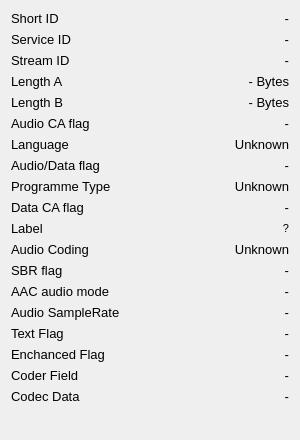
<?xml version="1.0" encoding="UTF-8"?>
<ui version="4.0">
 <class>StationInfo</class>
 <widget class="QWidget" name="StationInfo">
  <property name="geometry">
   <rect>
    <x>0</x>
    <y>0</y>
    <width>300</width>
    <height>440</height>
   </rect>
  </property>
  <property name="sizePolicy">
   <sizepolicy hsizetype="Fixed" vsizetype="Fixed">
    <horstretch>0</horstretch>
    <verstretch>0</verstretch>
   </sizepolicy>
  </property>
  <property name="minimumSize">
   <size>
    <width>300</width>
    <height>440</height>
   </size>
  </property>
  <property name="maximumSize">
   <size>
    <width>300</width>
    <height>500</height>
   </size>
  </property>
  <property name="windowTitle">
   <string>Station ??</string>
  </property>
  <layout class="QFormLayout" name="formLayout">
   <item row="0" column="0">
    <widget class="QLabel" name="label_33">
     <property name="font">
      <font>
       <pointsize>10</pointsize>
      </font>
     </property>
     <property name="text">
      <string>Short ID</string>
     </property>
    </widget>
   </item>
   <item row="0" column="1">
    <widget class="QLabel" name="label_short_id">
     <property name="font">
      <font>
       <pointsize>10</pointsize>
      </font>
     </property>
     <property name="text">
      <string>-</string>
     </property>
     <property name="alignment">
      <set>Qt::AlignRight|Qt::AlignTrailing|Qt::AlignVCenter</set>
     </property>
    </widget>
   </item>
   <item row="1" column="0">
    <widget class="QLabel" name="label_38">
     <property name="font">
      <font>
       <pointsize>10</pointsize>
      </font>
     </property>
     <property name="text">
      <string>Service ID</string>
     </property>
    </widget>
   </item>
   <item row="1" column="1">
    <widget class="QLabel" name="label_service_id">
     <property name="font">
      <font>
       <pointsize>10</pointsize>
      </font>
     </property>
     <property name="text">
      <string>-</string>
     </property>
     <property name="alignment">
      <set>Qt::AlignRight|Qt::AlignTrailing|Qt::AlignVCenter</set>
     </property>
    </widget>
   </item>
   <item row="2" column="0">
    <widget class="QLabel" name="label_52">
     <property name="font">
      <font>
       <pointsize>10</pointsize>
      </font>
     </property>
     <property name="text">
      <string>Stream ID</string>
     </property>
    </widget>
   </item>
   <item row="2" column="1">
    <widget class="QLabel" name="label_stream_id">
     <property name="font">
      <font>
       <pointsize>10</pointsize>
      </font>
     </property>
     <property name="text">
      <string>-</string>
     </property>
     <property name="alignment">
      <set>Qt::AlignRight|Qt::AlignTrailing|Qt::AlignVCenter</set>
     </property>
    </widget>
   </item>
   <item row="3" column="0">
    <widget class="QLabel" name="label_28">
     <property name="font">
      <font>
       <pointsize>10</pointsize>
      </font>
     </property>
     <property name="text">
      <string>Length A</string>
     </property>
    </widget>
   </item>
   <item row="3" column="1">
    <widget class="QLabel" name="label_length_A">
     <property name="font">
      <font>
       <pointsize>10</pointsize>
      </font>
     </property>
     <property name="text">
      <string>- Bytes</string>
     </property>
     <property name="alignment">
      <set>Qt::AlignRight|Qt::AlignTrailing|Qt::AlignVCenter</set>
     </property>
    </widget>
   </item>
   <item row="4" column="0">
    <widget class="QLabel" name="label_29">
     <property name="font">
      <font>
       <pointsize>10</pointsize>
      </font>
     </property>
     <property name="text">
      <string>Length B</string>
     </property>
    </widget>
   </item>
   <item row="4" column="1">
    <widget class="QLabel" name="label_length_B">
     <property name="font">
      <font>
       <pointsize>10</pointsize>
      </font>
     </property>
     <property name="text">
      <string>- Bytes</string>
     </property>
     <property name="alignment">
      <set>Qt::AlignRight|Qt::AlignTrailing|Qt::AlignVCenter</set>
     </property>
    </widget>
   </item>
   <item row="5" column="0">
    <widget class="QLabel" name="label_37">
     <property name="font">
      <font>
       <pointsize>10</pointsize>
      </font>
     </property>
     <property name="text">
      <string>Audio CA flag</string>
     </property>
    </widget>
   </item>
   <item row="5" column="1">
    <widget class="QLabel" name="label_audio_ca">
     <property name="font">
      <font>
       <pointsize>10</pointsize>
      </font>
     </property>
     <property name="text">
      <string>-</string>
     </property>
     <property name="alignment">
      <set>Qt::AlignRight|Qt::AlignTrailing|Qt::AlignVCenter</set>
     </property>
    </widget>
   </item>
   <item row="6" column="0">
    <widget class="QLabel" name="label_39">
     <property name="font">
      <font>
       <pointsize>10</pointsize>
      </font>
     </property>
     <property name="text">
      <string>Language</string>
     </property>
    </widget>
   </item>
   <item row="6" column="1">
    <widget class="QLabel" name="label_language">
     <property name="font">
      <font>
       <pointsize>10</pointsize>
      </font>
     </property>
     <property name="text">
      <string>Unknown</string>
     </property>
     <property name="alignment">
      <set>Qt::AlignRight|Qt::AlignTrailing|Qt::AlignVCenter</set>
     </property>
    </widget>
   </item>
   <item row="7" column="0">
    <widget class="QLabel" name="label_42">
     <property name="font">
      <font>
       <pointsize>10</pointsize>
      </font>
     </property>
     <property name="text">
      <string>Audio/Data flag</string>
     </property>
    </widget>
   </item>
   <item row="7" column="1">
    <widget class="QLabel" name="label_audio_data">
     <property name="font">
      <font>
       <pointsize>10</pointsize>
      </font>
     </property>
     <property name="text">
      <string>-</string>
     </property>
     <property name="alignment">
      <set>Qt::AlignRight|Qt::AlignTrailing|Qt::AlignVCenter</set>
     </property>
    </widget>
   </item>
   <item row="8" column="0">
    <widget class="QLabel" name="label_44">
     <property name="font">
      <font>
       <pointsize>10</pointsize>
      </font>
     </property>
     <property name="text">
      <string>Programme Type</string>
     </property>
    </widget>
   </item>
   <item row="8" column="1">
    <widget class="QLabel" name="label_prog_type">
     <property name="font">
      <font>
       <pointsize>10</pointsize>
      </font>
     </property>
     <property name="text">
      <string>Unknown</string>
     </property>
     <property name="alignment">
      <set>Qt::AlignRight|Qt::AlignTrailing|Qt::AlignVCenter</set>
     </property>
    </widget>
   </item>
   <item row="9" column="0">
    <widget class="QLabel" name="label_46">
     <property name="font">
      <font>
       <pointsize>10</pointsize>
      </font>
     </property>
     <property name="text">
      <string>Data CA flag</string>
     </property>
    </widget>
   </item>
   <item row="9" column="1">
    <widget class="QLabel" name="label_data_ca">
     <property name="font">
      <font>
       <pointsize>10</pointsize>
      </font>
     </property>
     <property name="text">
      <string>-</string>
     </property>
     <property name="alignment">
      <set>Qt::AlignRight|Qt::AlignTrailing|Qt::AlignVCenter</set>
     </property>
    </widget>
   </item>
   <item row="10" column="0">
    <widget class="QLabel" name="label_47">
     <property name="font">
      <font>
       <pointsize>10</pointsize>
      </font>
     </property>
     <property name="text">
      <string>Label</string>
     </property>
    </widget>
   </item>
   <item row="10" column="1">
    <widget class="QLabel" name="label_label">
     <property name="font">
      <font>
       <pointsize>8</pointsize>
      </font>
     </property>
     <property name="text">
      <string>?</string>
     </property>
     <property name="alignment">
      <set>Qt::AlignRight|Qt::AlignTrailing|Qt::AlignVCenter</set>
     </property>
    </widget>
   </item>
   <item row="11" column="0">
    <widget class="QLabel" name="label_53">
     <property name="font">
      <font>
       <pointsize>10</pointsize>
      </font>
     </property>
     <property name="text">
      <string>Audio Coding</string>
     </property>
    </widget>
   </item>
   <item row="11" column="1">
    <widget class="QLabel" name="label_audio_coding">
     <property name="font">
      <font>
       <pointsize>10</pointsize>
      </font>
     </property>
     <property name="text">
      <string>Unknown</string>
     </property>
     <property name="alignment">
      <set>Qt::AlignRight|Qt::AlignTrailing|Qt::AlignVCenter</set>
     </property>
    </widget>
   </item>
   <item row="12" column="0">
    <widget class="QLabel" name="label_55">
     <property name="font">
      <font>
       <pointsize>10</pointsize>
      </font>
     </property>
     <property name="text">
      <string>SBR flag</string>
     </property>
    </widget>
   </item>
   <item row="12" column="1">
    <widget class="QLabel" name="label_sbr_flag">
     <property name="font">
      <font>
       <pointsize>10</pointsize>
      </font>
     </property>
     <property name="text">
      <string>-</string>
     </property>
     <property name="alignment">
      <set>Qt::AlignRight|Qt::AlignTrailing|Qt::AlignVCenter</set>
     </property>
    </widget>
   </item>
   <item row="13" column="0">
    <widget class="QLabel" name="label_57">
     <property name="font">
      <font>
       <pointsize>10</pointsize>
      </font>
     </property>
     <property name="text">
      <string>AAC audio mode</string>
     </property>
    </widget>
   </item>
   <item row="13" column="1">
    <widget class="QLabel" name="label_audio_mode">
     <property name="font">
      <font>
       <pointsize>10</pointsize>
      </font>
     </property>
     <property name="text">
      <string>-</string>
     </property>
     <property name="alignment">
      <set>Qt::AlignRight|Qt::AlignTrailing|Qt::AlignVCenter</set>
     </property>
    </widget>
   </item>
   <item row="14" column="0">
    <widget class="QLabel" name="label_59">
     <property name="font">
      <font>
       <pointsize>10</pointsize>
      </font>
     </property>
     <property name="text">
      <string>Audio SampleRate</string>
     </property>
    </widget>
   </item>
   <item row="14" column="1">
    <widget class="QLabel" name="label_samplerate">
     <property name="font">
      <font>
       <pointsize>10</pointsize>
      </font>
     </property>
     <property name="text">
      <string>-</string>
     </property>
     <property name="alignment">
      <set>Qt::AlignRight|Qt::AlignTrailing|Qt::AlignVCenter</set>
     </property>
    </widget>
   </item>
   <item row="15" column="0">
    <widget class="QLabel" name="label_61">
     <property name="font">
      <font>
       <pointsize>10</pointsize>
      </font>
     </property>
     <property name="text">
      <string>Text Flag</string>
     </property>
    </widget>
   </item>
   <item row="15" column="1">
    <widget class="QLabel" name="label_text">
     <property name="font">
      <font>
       <pointsize>10</pointsize>
      </font>
     </property>
     <property name="text">
      <string>-</string>
     </property>
     <property name="alignment">
      <set>Qt::AlignRight|Qt::AlignTrailing|Qt::AlignVCenter</set>
     </property>
    </widget>
   </item>
   <item row="16" column="0">
    <widget class="QLabel" name="label_63">
     <property name="font">
      <font>
       <pointsize>10</pointsize>
      </font>
     </property>
     <property name="text">
      <string>Enchanced Flag</string>
     </property>
    </widget>
   </item>
   <item row="16" column="1">
    <widget class="QLabel" name="label_enchanced">
     <property name="font">
      <font>
       <pointsize>10</pointsize>
      </font>
     </property>
     <property name="text">
      <string>-</string>
     </property>
     <property name="alignment">
      <set>Qt::AlignRight|Qt::AlignTrailing|Qt::AlignVCenter</set>
     </property>
    </widget>
   </item>
   <item row="17" column="0">
    <widget class="QLabel" name="label_66">
     <property name="font">
      <font>
       <pointsize>10</pointsize>
      </font>
     </property>
     <property name="text">
      <string>Coder Field</string>
     </property>
    </widget>
   </item>
   <item row="17" column="1">
    <widget class="QLabel" name="label_coder">
     <property name="font">
      <font>
       <pointsize>10</pointsize>
      </font>
     </property>
     <property name="text">
      <string>-</string>
     </property>
     <property name="alignment">
      <set>Qt::AlignRight|Qt::AlignTrailing|Qt::AlignVCenter</set>
     </property>
    </widget>
   </item>
   <item row="18" column="0">
    <widget class="QLabel" name="label_68">
     <property name="font">
      <font>
       <pointsize>10</pointsize>
      </font>
     </property>
     <property name="text">
      <string>Codec Data</string>
     </property>
    </widget>
   </item>
   <item row="18" column="1">
    <widget class="QLabel" name="label_codec">
     <property name="font">
      <font>
       <pointsize>10</pointsize>
      </font>
     </property>
     <property name="text">
      <string>-</string>
     </property>
     <property name="alignment">
      <set>Qt::AlignRight|Qt::AlignTrailing|Qt::AlignVCenter</set>
     </property>
    </widget>
   </item>
   <item row="19" column="1">
    <spacer name="verticalSpacer">
     <property name="orientation">
      <enum>Qt::Vertical</enum>
     </property>
     <property name="sizeHint" stdset="0">
      <size>
       <width>20</width>
       <height>40</height>
      </size>
     </property>
    </spacer>
   </item>
  </layout>
 </widget>
 <resources/>
 <connections/>
</ui>
